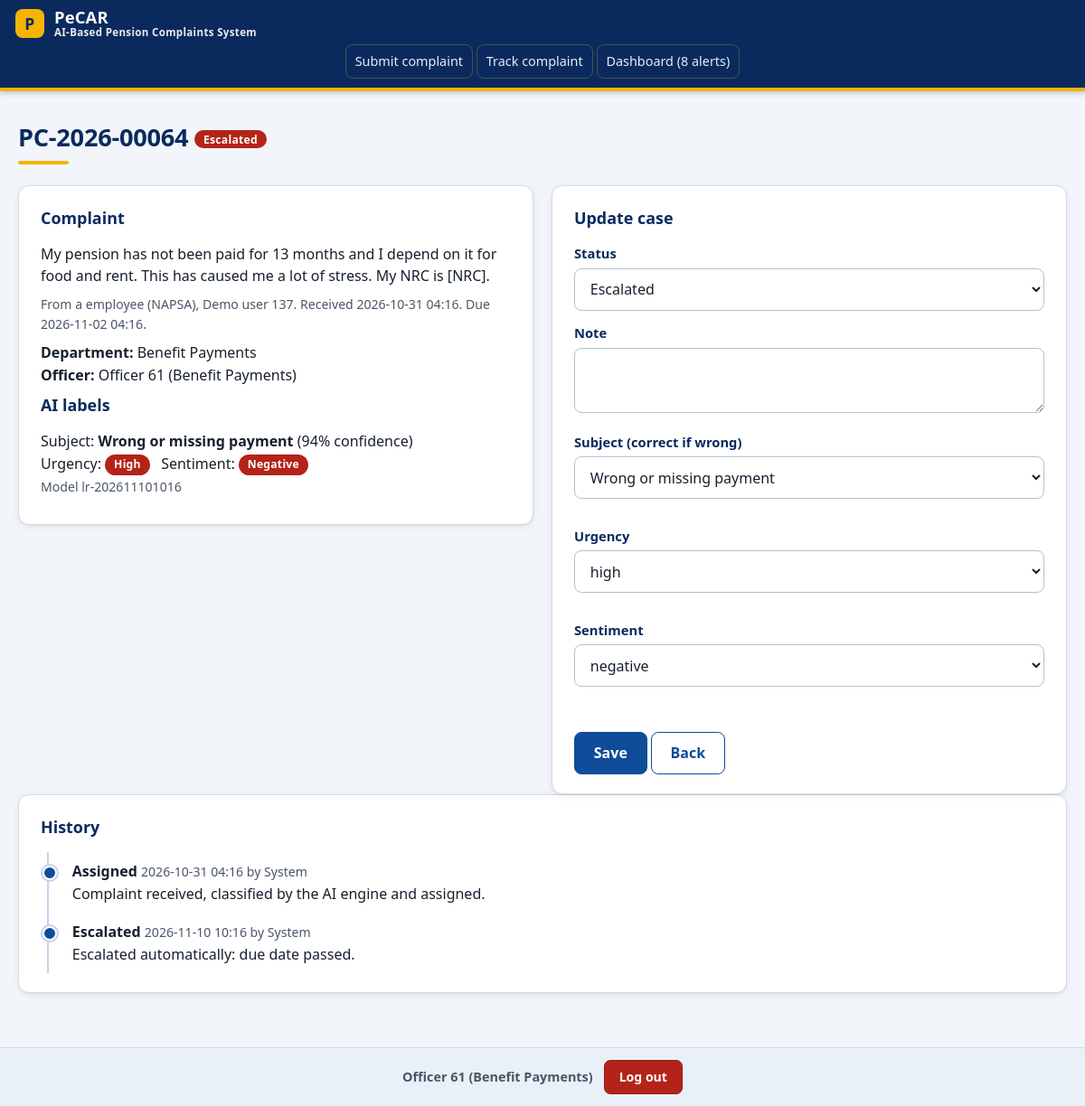
The app's page /case/64 (signed in) with its own data.
### tables this page shows
CREATE TABLE complaints (complaint_id INTEGER PRIMARY KEY, reference_no TEXT UNIQUE, complainant_id INTEGER, department_id INTEGER, officer_id INTEGER,
  text TEXT, status TEXT, created_at TEXT, due_at TEXT, resolved_at TEXT, is_escalated INTEGER DEFAULT 0);

CREATE TABLE complainants (complainant_id INTEGER PRIMARY KEY, institution_id INTEGER, role TEXT, full_name TEXT, contact TEXT);

CREATE TABLE institutions (institution_id INTEGER PRIMARY KEY, code TEXT, name TEXT);

CREATE TABLE departments (department_id INTEGER PRIMARY KEY, name TEXT);

CREATE TABLE officers (officer_id INTEGER PRIMARY KEY, department_id INTEGER, username TEXT UNIQUE, full_name TEXT, role TEXT, password_hash TEXT);

CREATE TABLE predictions (prediction_id INTEGER PRIMARY KEY, complaint_id INTEGER, category TEXT, urgency TEXT, sentiment TEXT, confidence REAL, needs_review INTEGER,
  model_version TEXT, corrected_category TEXT, corrected_urgency TEXT, corrected_sentiment TEXT);

CREATE TABLE case_updates (update_id INTEGER PRIMARY KEY, complaint_id INTEGER, officer_id INTEGER, note TEXT, new_status TEXT, created_at TEXT);

### app.py (the view, shortened to what this page needs)
@app.route('/case/<int:cid>', methods=['GET', 'POST'])
@staff()
def case(cid):
    con = db()
    c = q("""SELECT c.*, p.category, p.urgency, p.sentiment, p.confidence, p.needs_review, p.model_version, p.corrected_category, p.corrected_urgency, p.corrected_sentiment,
        d.name dept, o.full_name officer, cm.role crole, cm.full_name cname, i.code inst FROM complaints c JOIN predictions p ON p.complaint_id=c.complaint_id JOIN departments d ON d.department_id=c.department_id
        LEFT JOIN officers o ON o.officer_id=c.officer_id JOIN complainants cm ON cm.complainant_id=c.complainant_id JOIN institutions i ON i.institution_id=cm.institution_id WHERE c.complaint_id=?""", (cid,), one=True)
    if not c: abort(404)
    hist = q('SELECT u.*, o.full_name FROM case_updates u LEFT JOIN officers o ON o.officer_id=u.officer_id WHERE complaint_id=? ORDER BY update_id', (cid,))
    officers = q("SELECT officer_id, full_name FROM officers WHERE role='officer' ORDER BY department_id, officer_id")
    return render_template('case.html', c=c, hist=hist, officers=officers, CAT=CATEGORIES)

### app.py (called while the page is built)
def db():
    if 'db' not in g:
        g.db = sqlite3.connect(DB_PATH); g.db.row_factory = sqlite3.Row
    return g.db

def q(sql, args=(), one=False):
    cur = db().execute(sql, args); rows = cur.fetchall()
    return (rows[0] if rows else None) if one else rows

def staff(*roles):
    def deco(f):
        @wraps(f)
        def w(*a, **k):
            if 'uid' not in session: return redirect(url_for('login', next=request.path))
            if roles and session['role'] not in roles: abort(403)
            return f(*a, **k)
        return w
    return deco

@app.context_processor
def inject():
    unread = 0
    if 'uid' in session: unread = q('SELECT COUNT(*) n FROM notifications WHERE officer_id=?', (session['uid'],), one=True)['n']
    return dict(session=session, CATEGORIES=CATEGORIES, STATUSES=STATUSES, notif_count=unread, now=now())

@app.template_filter('dt')
def dt(v): return v[:16] if v else '-'

### PROTOTYPE/templates/case.html (shortened to what this page needs)
{% extends 'base.html' %}{% block content %}<h1>{{ c.reference_no }} <span class="badge st-{{ c.status }}">{{ c.status }}</span></h1>
<div class="grid2"><div class="card"><h2>Complaint</h2><p>{{ c.text }}</p><p class="muted">From a {{ c.crole }} ({{ c.inst }}), {{ c.cname }}. Received {{ c.created_at|dt }}. Due {{ c.due_at|dt }}.</p>
<p><b>Department:</b> {{ c.dept }}<br><b>Officer:</b> {{ c.officer }}</p>
<h2>AI labels</h2><p>Subject: <b>{{ CAT[c.category] }}</b> ({{ (c.confidence*100)|round(0)|int }}% confidence){% if c.needs_review %} <span class="badge">needs review</span>{% endif %}<br>
Urgency: <span class="badge {{ c.urgency }}">{{ c.urgency }}</span> &nbsp; Sentiment: <span class="badge {{ c.sentiment }}">{{ c.sentiment }}</span><br><span class="muted">Model {{ c.model_version }}{% if c.corrected_category %}; corrected by officer{% endif %}</span></p></div>
<div class="card"><h2>Update case</h2><form method="post"><label>Status</label><select name="status">{% for s in STATUSES %}<option {{ 'selected' if c.status==s }}>{{ s }}</option>{% endfor %}</select>
<label>Note</label><textarea name="note" style="min-height:70px"></textarea><div class="row"><div><label>Subject (correct if wrong)</label><select name="category">{% for k,v in CAT.items() %}<option value="{{ k }}" {{ 'selected' if (c.corrected_category or c.category)==k }}>{{ v }}</option>{% endfor %}</select></div>
<div><label>Urgency</label><select name="urgency">{% for u in ['low','medium','high'] %}<option {{ 'selected' if (c.corrected_urgency or c.urgency)==u }}>{{ u }}</option>{% endfor %}</select></div>
<div><label>Sentiment</label><select name="sentiment">{% for u in ['negative','neutral','positive'] %}<option {{ 'selected' if (c.corrected_sentiment or c.sentiment)==u }}>{{ u }}</option>{% endfor %}</select></div></div>
<br><br><button>Save</button> <a class="btn alt" href="{{ url_for('dashboard') }}">Back</a></form></div></div>
<div class="card"><h2>History</h2><ul class="timeline">{% for h in hist %}<li><b>{{ h.new_status }}</b> <span class="muted">{{ h.created_at|dt }} by {{ h.full_name or 'System' }}</span><br>{{ h.note }}</li>{% endfor %}</ul></div>{% endblock %}

### PROTOTYPE/templates/base.html (shortened to what this page needs)
<!doctype html>
<html lang="en">
    <head>
        <link rel="stylesheet" href="{{ url_for('static', filename='style.css') }}">
    </head>
    <body>
        <header>
            <span class="brand"><span class="brand-text"><strong class="pecar-name">PeCAR</strong><span class="system-title">AI-Based Pension Complaints System</span></span></span>
            <div class="nav">
                <a href="{{ url_for('submit') }}">Submit complaint</a>
                <a href="{{ url_for('track') }}">Track complaint</a>
                {% if session.uid %}
                {% if session.role in ('officer','supervisor','admin') %}
                <a href="{{ url_for('dashboard') }}">Dashboard ({{ notif_count }} alerts)</a>
                {% endif %}
                {% else %}
                <a href="{{ url_for('member_login') }}">Member login</a>
                {% endif %}
            </div>
        </header>
        <main>
            {% block content %}{% endblock %}
        </main>
        {% if session.uid %}
        <footer class="app-footer">
            <span class="signed-in-user">{{ session.name }}</span>
            <a class="logout-button" href="{{ url_for('logout') }}" aria-label="Log out">Log out</a>
        </footer>
        {% endif %}
    </body>
    </html>

### records on screen
complaints: reference_no "PC-2026-00064", status "Escalated", text "My pension has not been paid for 13 months and I depend on it for food and rent. This has caused me a lot of stress. My NRC is [NRC].", created_at|dt "2026-10-31 04:16", due_at|dt "2026-11-02 04:16"
complainants: crole "employee", cname "Demo user 137"
institutions: inst "NAPSA"
departments: dept "Benefit Payments"
officers: officer "Officer 61 (Benefit Payments)", name "Officer 61 (Benefit Payments)"
predictions: category "Wrong or missing payment", (c.confidence*100)|round(0)|int "94", urgency "High", sentiment "Negative", model_version "lr-202611101016"
case_updates: new_status "Assigned", created_at|dt "2026-10-31 04:16", full_name "System", note "Complaint received, classified by the AI engine and assigned."
case_updates: new_status "Escalated", created_at|dt "2026-11-10 10:16", full_name "System", note "Escalated automatically: due date passed."

### other values on screen
{{ notif_count }} "8"
form field status "Escalated"
form field category "Wrong or missing payment"
form field urgency "high"
form field sentiment "negative"
